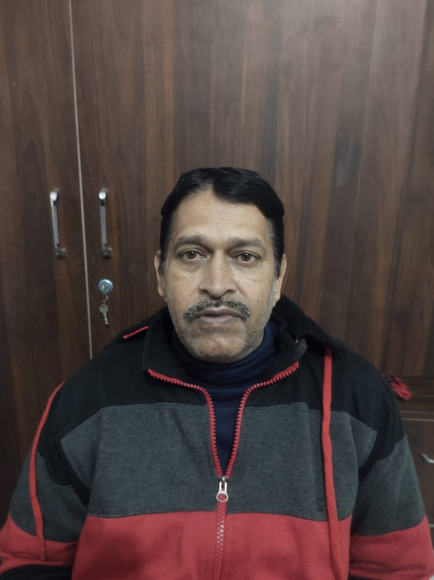
#> input picture Week1/images/ref.jpeg, 868 x 1160 px (shown at 1/2 size)
$ jupyter execute week1.ipynb
#> lines starting #> are read from the running program, lines starting #| are printed output that depends on the picture
Objective:
Human can recognize a person even with different facial expressions and different styles  such as  with and without specs, beard and  mustache. But it is difficult to build a system to recognize the person as the images taken of the same person are different( the corresponding pixel values are different). To understand the  difference between any two images of the same person's face, the following experiment may be done.

Problem statement:
Using the same camera, take 100 images of your face with
            1. different face angles
            2. different distance from the camera to the face
            3. different illuminance
            4. different facial expressions
            5. different facial styles (as far as possible)
Try to take 10 images in each category.

Then keep one image as a reference image and compute the root mean square error (RMSE) with the remaining 99 images. Plot the values in the graph with the number of images in the X-axis and RMSE score in the Y-axis. Convert the color images to grayscale images and plot one more graph.

The root-mean-square deviation or root-mean-square error is a frequently used measure of the differences between values predicted by a model or an estimator and the values observed.

[cell 1]
import cv2
import numpy as np
import matplotlib.pyplot as plt

[cell 2]
imgref=cv2.imread('images/ref.jpeg')
#> imgref is the input picture: shape (1160, 868, 3); mean B, G, R 64.3, 66.4, 81.6
#compute root mean square error
def rmse(img1,img2):
    return np.sqrt(np.mean((img1-img2)**2))

[cell 3]
import os
directory = 'images'
dict = {}
for filename in os.listdir(directory):
    if filename.endswith(".jpeg"):
        img=cv2.imread(os.path.join(directory,filename))
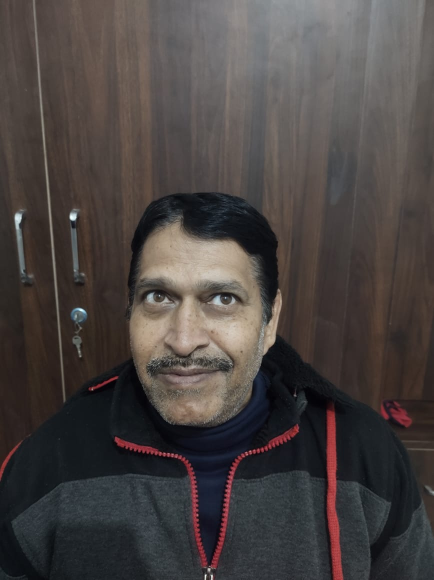
#> input picture Week1/images/1 (1).jpeg, 868 x 1160 px (shown at 1/2 size)
#> img is the input picture: shape (1160, 868, 3); mean B, G, R 65.7, 67.3, 73.4
        img=cv2.resize(img,(imgref.shape[1],imgref.shape[0]))
        dict.update({filename:rmse(imgref,img)})
#> pass 2 of the loop `for filename in os.listdir(directory):`:
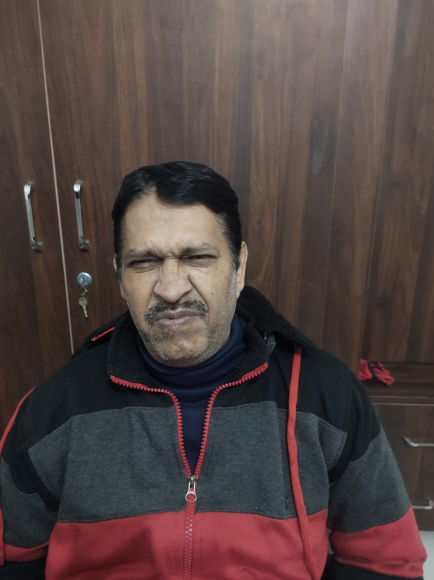
#> input picture Week1/images/1 (10).jpeg, 868 x 1160 px (shown at 1/2 size)
#> img is the input picture: shape (1160, 868, 3); mean B, G, R 65.2, 67.1, 81.4
#> pass 3 of the loop `for filename in os.listdir(directory):`:
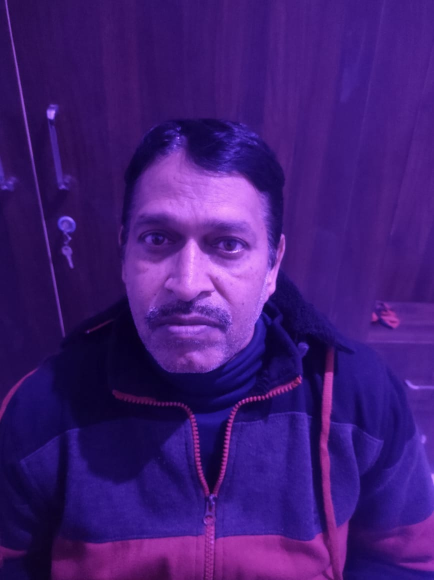
#> input picture Week1/images/1 (11).jpeg, 868 x 1160 px (shown at 1/2 size)
#> img is the input picture: shape (1160, 868, 3); mean B, G, R 118.2, 25.9, 64.7
#> the loop made 4 passes; the first 3 are shown

plt.scatter(range(len(list)),list)
plt.xlabel('Image')
plt.ylabel('RMSE')
plt.xlim(0,len(list))
f = plt.figure()
f.set_figwidth(50)
f.set_figheight(60)
plt.show()

[cell 4]
names =  dict.keys()
values = dict.values()
y_pos=range(len(names))
f = plt.figure()
f.set_figwidth(40)
f.set_figheight(5)
plt.plot(y_pos,values)
plt.xticks(y_pos, names, rotation=90)
plt.title('Color Scale images RMSE values')
plt.show()
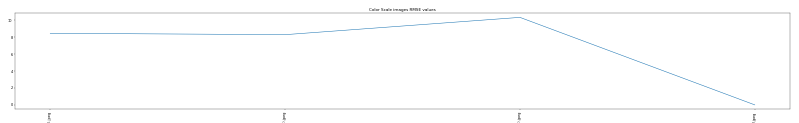
#> figure drawn by matplotlib, 1 panel

[cell 5]
imgref=cv2.imread('images/ref.jpeg',0)
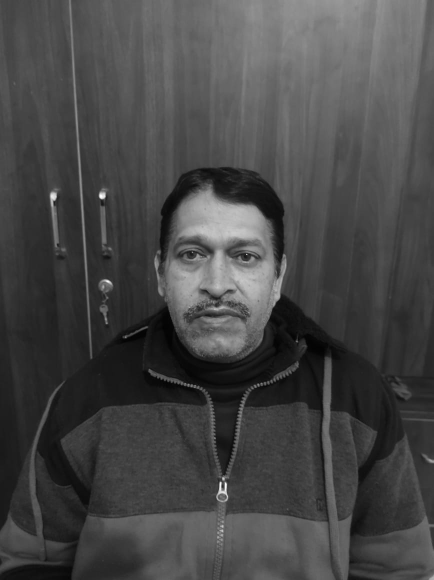
#> imgref: shape (1160, 868) (shown at 1/2 size); min 0, max 255, mean 70.7
#compute root mean square error
def rmse(img1,img2):
    return np.sqrt(np.mean((img1-img2)**2))

[cell 6]
import os
directory = 'images'
dictgray = {}
for filename in os.listdir(directory):
    if filename.endswith(".jpeg"):
        img=cv2.imread(os.path.join(directory,filename),0)
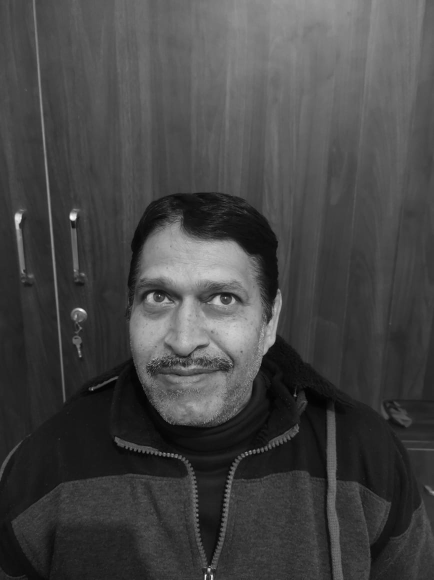
#> img: shape (1160, 868) (shown at 1/2 size); min 0, max 255, mean 69
        img=cv2.resize(img,(imgref.shape[1],imgref.shape[0]))
        dictgray.update({filename:rmse(imgref,img)})
#> pass 2 of the loop `for filename in os.listdir(directory):`:
#> `img=cv2.imread(os.path.join(directory,filename),0)`:
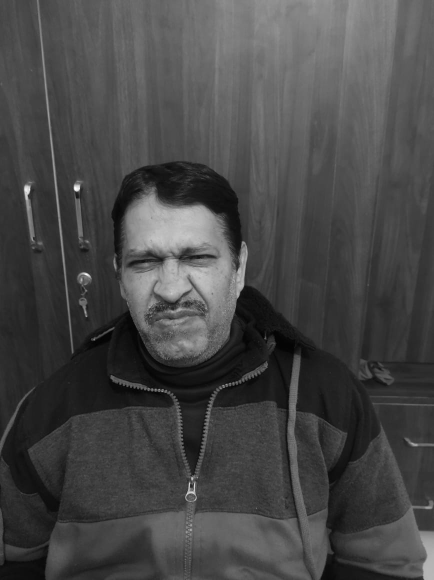
#> img: shape (1160, 868) (shown at 1/2 size); min 0, max 255, mean 71.2
#> pass 3 of the loop `for filename in os.listdir(directory):`:
#> `img=cv2.imread(os.path.join(directory,filename),0)`:
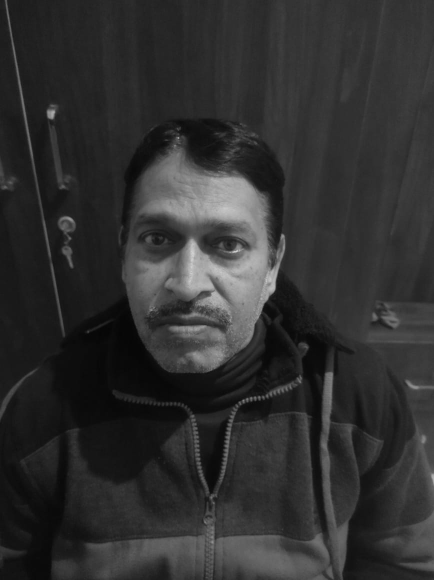
#> img: shape (1160, 868) (shown at 1/2 size); min 4, max 225, mean 48.1
#> the loop made 4 passes; the first 3 are shown

[cell 7]
namesgray = dictgray.keys()
valuesgray = dictgray.values()
y_posgray=range(len(namesgray))
f = plt.figure()
f.set_figwidth(40)
f.set_figheight(5)
plt.plot(y_posgray,valuesgray,color='g')
plt.title('Gray Scale images RMSE values')
plt.xticks(y_posgray, namesgray, rotation=90)
plt.show()

[cell 8]
f = plt.figure()
f.set_figwidth(40)
f.set_figheight(5)
plt.plot(y_pos,values,color='r')
plt.plot(y_posgray,valuesgray,color='g')
plt.show()
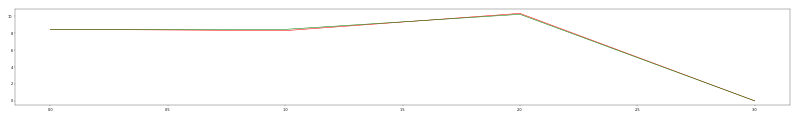
#> figure drawn by matplotlib, 1 panel
